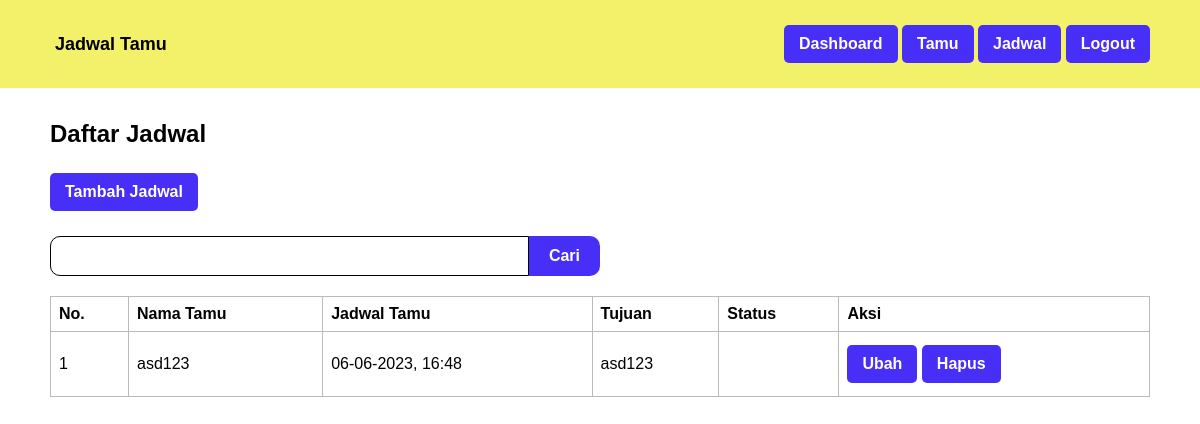
The app's page /jadwal.php (signed in), older data.
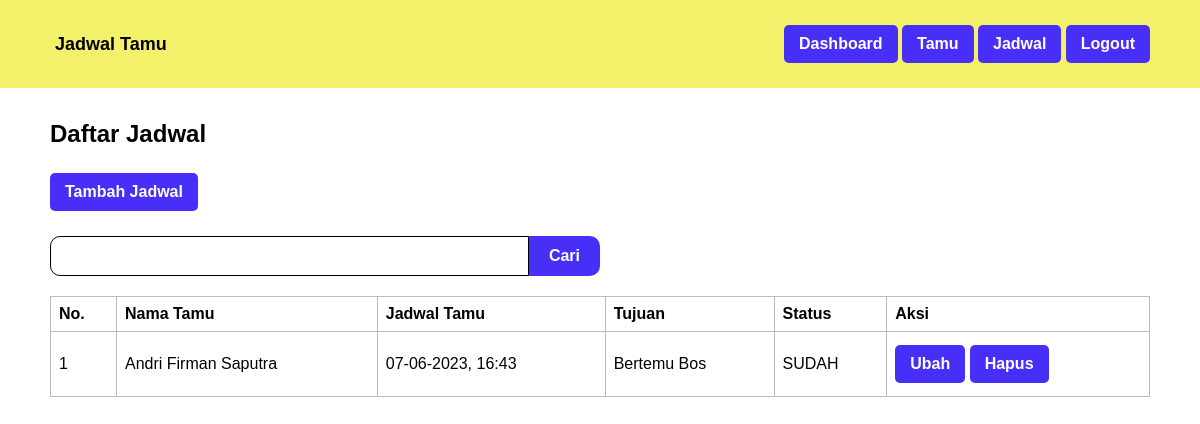
The same page, newer data.
### tables this page shows
CREATE TABLE `jadwal` (
  `id_jadwal` int(11) NOT NULL,
  `id_tamu` int(11) NOT NULL,
  `jadwal_tamu` datetime NOT NULL,
  `tujuan` text NOT NULL,
  `status` enum('BELUM','SUDAH') NOT NULL
);

CREATE TABLE `tamu` (
  `id_tamu` int(11) NOT NULL,
  `nama_tamu` varchar(100) NOT NULL,
  `alamat_tamu` text NOT NULL,
  `no_telp_tamu` varchar(15) NOT NULL
);

### jadwal.php (the view, shortened to what this page needs)
<?php
	require_once 'koneksi.php';
	$jadwal = mysqli_query($koneksi, "SELECT * FROM jadwal INNER JOIN tamu ON jadwal.id_tamu = tamu.id_tamu ORDER BY jadwal_tamu ASC");
?>
<!DOCTYPE html>
<html lang="en">
<head>
	<?php include_once 'head.php'; ?>
</head>
<body>
	<?php include_once 'navbar.php'; ?>
	<div class="container anti-navbar">
		<h2>Daftar Jadwal</h2>
		<a class="button" href="tambah_jadwal.php">Tambah Jadwal</a>
		<form method="post" class="form-cari">
			<input class="input" type="text" name="cari" id="cari" value="<?= (isset($_POST['cari']) ? $_POST['cari'] : ''); ?>" required>
			<button type="submit" class="button align-right" name="btnCari">Cari</button>
		</form>
		<div class="table-responsive">
			<table border="1" cellpadding="10" cellspacing="0">
				<tr>
					<th>No.</th>
					<th>Nama Tamu</th>
					<th>Jadwal Tamu</th>
					<th>Tujuan</th>
					<th>Status</th>
					<th>Aksi</th>
				</tr>
				<?php $i = 1; ?>
				<?php foreach ($jadwal as $data): ?>
					<tr>
						<td><?= $i++; ?></td>
						<td><?= $data['nama_tamu']; ?></td>
						<td><?= date("d-m-Y, H:i", strtotime($data['jadwal_tamu'])); ?></td>
						<td><?= $data['tujuan']; ?></td>
						<td><?= $data['status']; ?></td>
						<td>
							<a class="button" href="ubah_jadwal.php?id_jadwal=<?= $data['id_jadwal']; ?>">Ubah</a>
							<a class="button" href="hapus_jadwal.php?id_jadwal=<?= $data['id_jadwal']; ?>" onclick="return confirm('Apakah Anda yakin ingin menghapus jadwal tamu <?= $data['nama_tamu']; ?>?')">Hapus</a>
						</td>
					</tr>
				<?php endforeach ?>
			</table>
		</div>
	</div>
</body>
</html>

Row changes from the older to the newer data that the page shows:
removed jadwal: id_tamu.nama_tamu "asd123", jadwal_tamu "06-06-2023, 16:48", tujuan "asd123"
added jadwal: id_tamu.nama_tamu "Andri Firman Saputra", jadwal_tamu "07-06-2023, 16:43", tujuan "Bertemu Bos", status "SUDAH"
